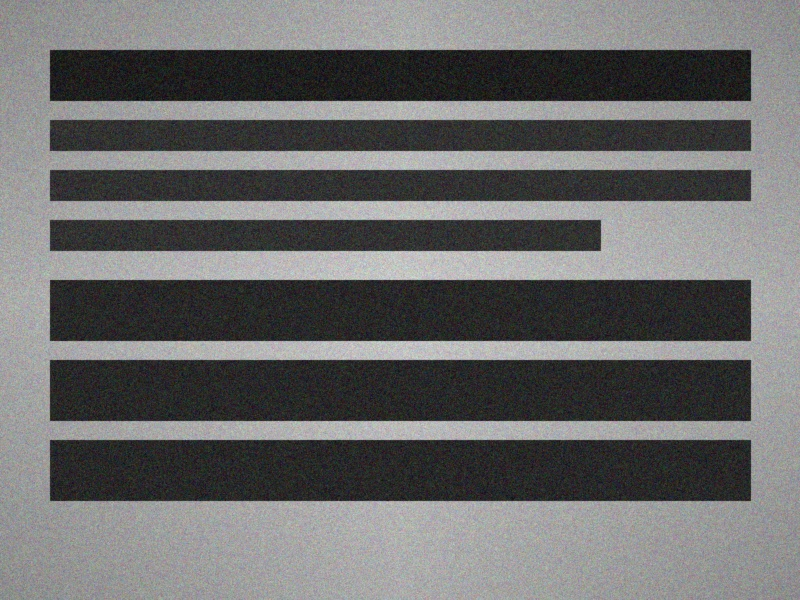
#> input picture Chapter1/module7/output_documents/sample_document.jpg, 800 x 600 px
$ python document_binarizer.py output_documents/sample_document.jpg
#> lines starting #> are read from the running program, lines starting #| are printed output that depends on the picture; after the words box and inside, x2 and y2 are one past the last pixel; in counts of white or black regions, pixels touching at a corner belong together
"""
Document Binarizer - Mini Project

A utility to transform poorly-lit smartphone photos of documents into
clean, printer-ready scanned PDF-style images.

Pipeline:
1. Load image and convert to grayscale
2. Apply Gaussian Blur to filter paper grain noise
3. Apply adaptive thresholding for high-contrast binary output
4. Optional: Apply morphological operations for cleanup
5. Export as printer-ready image or PDF

Features:
- Multiple binarization methods (Otsu, Adaptive Gaussian, Adaptive Mean)
- Before/after comparison
- Quality metrics and statistics
- Batch processing capability
- PDF export (requires reportlab)
"""

import cv2
import numpy as np
import os
import argparse
from pathlib import Path


class DocumentBinarizer:
    """
    Transform document images into clean binary scans.

    Provides multiple binarization methods and quality optimization
    for converting smartphone photos to printer-ready documents.
    """

    def __init__(self, image_path, output_dir=None):
        """
        Initialize the document binarizer.

        Args:
            image_path (str): Path to the document image.
            output_dir (str): Directory for output files (default: same as input).

        Raises:
            ValueError: If image cannot be loaded.
        """
        self.image_path = image_path
        self.original = None
        self.gray = None
        self.output_dir = output_dir or os.path.dirname(image_path)

        # Load image
        self._load_image()

        # Processing results
        self.results = {}

    def _load_image(self):
        """
        Load image from file.

        Prints:
            - Confirmation of image loading
            - Image dimensions and file size
        """
        if not os.path.exists(self.image_path):
            raise ValueError(f"Image file not found: {self.image_path}")

        self.original = cv2.imread(self.image_path)
#> self.original is the input picture: shape (600, 800, 3); mean B, G, R 106.6, 106.6, 106.6
        if self.original is None:
            raise ValueError(f"Failed to load image: {self.image_path}")

        self.gray = cv2.cvtColor(self.original, cv2.COLOR_BGR2GRAY)

        file_size = os.path.getsize(self.image_path) / (1024 * 1024)
        print(f"✓ Image loaded: {self.image_path}")
        print(f"  Dimensions: {self.original.shape}")
#|   Dimensions: (600, 800, 3)
        print(f"  File size: {file_size:.2f} MB")
        print(f"  Grayscale shape: {self.gray.shape}")
#|   Grayscale shape: (600, 800)

    # [52 lines left out: function create_sample_document, not called in this run]

    def preprocess_image(self, blur_kernel=(5, 5)):
        """
        Preprocess image: convert to grayscale and apply Gaussian blur.

        Removes high-frequency noise (paper grain) while preserving edges.

        Args:
            blur_kernel (tuple): Size of Gaussian blur kernel (must be odd).

        Returns:
            ndarray: Preprocessed grayscale image.

        Prints:
            - Blur kernel size
            - Image statistics before and after blur
        """
#> called with blur_kernel = (5, 5)
        print("\n" + "="*70)
        print("PREPROCESSING")
        print("="*70)

        print(f"\nApplying Gaussian Blur ({blur_kernel[0]}×{blur_kernel[1]})...")
        print(f"Original grayscale image statistics:")
        print(f"  Mean: {self.gray.mean():.2f}")
#|   Mean: 106.61
        print(f"  Std: {self.gray.std():.2f}")
#|   Std: 62.49
        print(f"  Min: {self.gray.min()}, Max: {self.gray.max()}")
#|   Min: 8, Max: 216

        # Apply Gaussian blur
        blurred = cv2.GaussianBlur(self.gray, blur_kernel, 0)

        print(f"\nAfter Gaussian Blur:")
        print(f"  Mean: {blurred.mean():.2f}")
#|   Mean: 106.62
        print(f"  Std: {blurred.std():.2f}")
#|   Std: 60.94

        self.results['preprocessed'] = blurred
        return blurred

    def binarize_otsu(self, preprocessed):
        """
        Apply Otsu's automatic thresholding.

        Otsu's method automatically calculates the optimal threshold value
        by minimizing within-class variance. Fast but may not work well
        for images with uneven lighting.

        Args:
            preprocessed (ndarray): Preprocessed grayscale image.

        Returns:
            tuple: (binary_image, threshold_value)

        Prints:
            - Otsu threshold value
            - Binary statistics
        """
        print("\n" + "="*70)
        print("BINARIZATION METHOD 1: OTSU'S THRESHOLDING")
        print("="*70)

        # Apply Otsu thresholding
        threshold_val, binary = cv2.threshold(preprocessed, 0, 255,
                                              cv2.THRESH_BINARY + cv2.THRESH_OTSU)
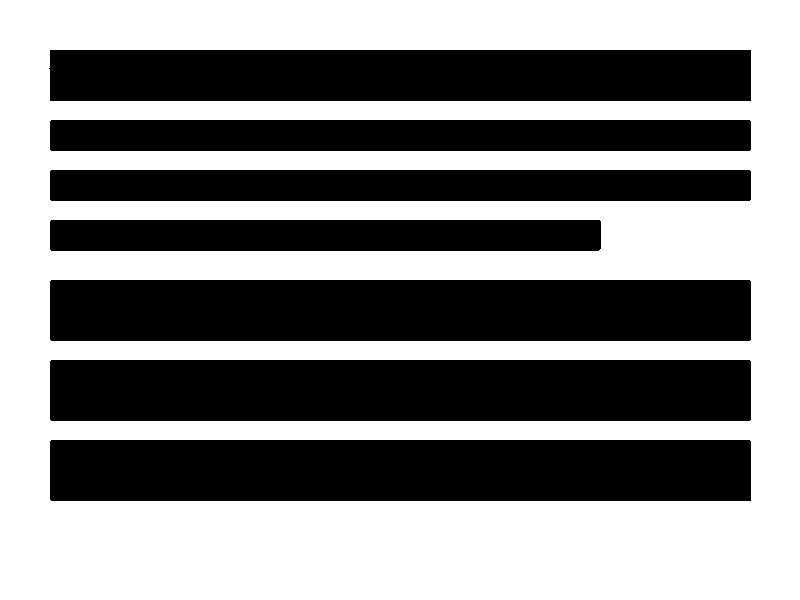
#> binary: shape (600, 800); 53.2% white; 7 black regions, largest, box (x1, y1, x2, y2) and area: (50, 440, 751, 501) 42758, (50, 280, 751, 341) 42757, (50, 360, 751, 421) 42757
#> threshold_val = 102

        print(f"\n✓ Otsu's method applied")
        print(f"  Optimal threshold: {threshold_val:.0f}")
#|   Optimal threshold: 102
        print(f"  Black pixels: {np.count_nonzero(binary == 0)}")
#|   Black pixels: 224553
        print(f"  White pixels: {np.count_nonzero(binary == 255)}")
#|   White pixels: 255447

        self.results['otsu'] = binary
        return binary, threshold_val

    def binarize_adaptive_gaussian(self, preprocessed, block_size=15, constant=5):
        """
        Apply adaptive thresholding with Gaussian weighting.

        Adaptive thresholding calculates threshold for each pixel based on
        surrounding neighborhood, handling uneven lighting much better than
        global thresholding.

        Args:
            preprocessed (ndarray): Preprocessed grayscale image.
            block_size (int): Size of neighborhood area (must be odd, default: 15).
            constant (int): Constant subtracted from weighted mean (default: 5).

        Returns:
            ndarray: Binary image.

        Prints:
            - Block size and constant parameters
            - Binary statistics
        """
#> called with block_size = 15, constant = 5
        print("\n" + "="*70)
        print("BINARIZATION METHOD 2: ADAPTIVE GAUSSIAN THRESHOLDING")
        print("="*70)

        print(f"\nParameters:")
        print(f"  Block size: {block_size}×{block_size}")
        print(f"  Constant (C): {constant}")

        # Apply adaptive thresholding with Gaussian weighting
        binary = cv2.adaptiveThreshold(preprocessed, 255,
                                       cv2.ADAPTIVE_THRESH_GAUSSIAN_C,
                                       cv2.THRESH_BINARY,
                                       block_size, constant)
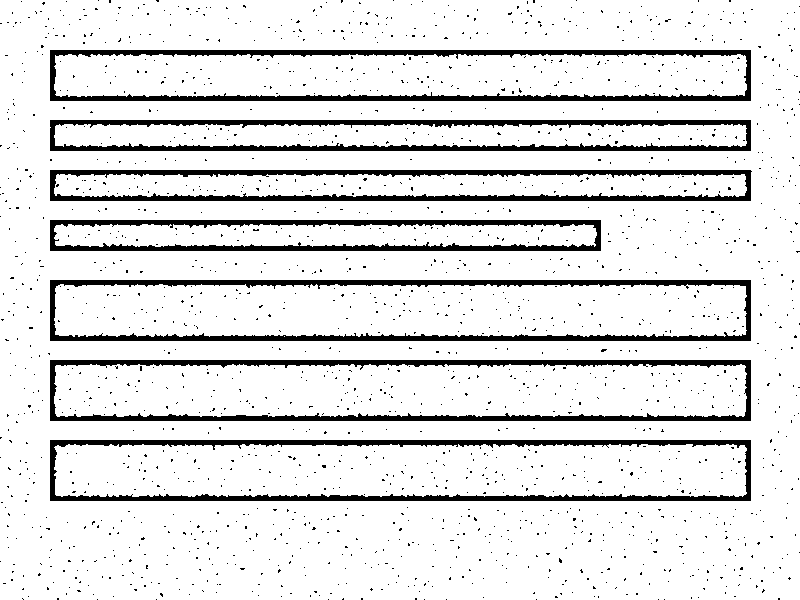
#> binary: shape (600, 800); 88.3% white; 1784 black regions (1777 under 20 px), largest, box (x1, y1, x2, y2) and area: (50, 280, 751, 341) 7962, (50, 360, 751, 421) 7846, (50, 440, 751, 501) 7766

        print(f"\n✓ Adaptive Gaussian thresholding applied")
        print(f"  Black pixels: {np.count_nonzero(binary == 0)}")
#|   Black pixels: 56091
        print(f"  White pixels: {np.count_nonzero(binary == 255)}")
#|   White pixels: 423909

        self.results['adaptive_gaussian'] = binary
        return binary

    def binarize_adaptive_mean(self, preprocessed, block_size=15, constant=5):
        """
        Apply adaptive thresholding with arithmetic mean.

        Similar to Gaussian but uses simple mean instead of Gaussian-weighted.
        Faster computation but slightly less sophisticated.

        Args:
            preprocessed (ndarray): Preprocessed grayscale image.
            block_size (int): Size of neighborhood area (must be odd, default: 15).
            constant (int): Constant subtracted from mean (default: 5).

        Returns:
            ndarray: Binary image.

        Prints:
            - Block size and constant parameters
            - Binary statistics
        """
#> called with block_size = 15, constant = 5
        print("\n" + "="*70)
        print("BINARIZATION METHOD 3: ADAPTIVE MEAN THRESHOLDING")
        print("="*70)

        print(f"\nParameters:")
        print(f"  Block size: {block_size}×{block_size}")
        print(f"  Constant (C): {constant}")

        # Apply adaptive thresholding with mean
        binary = cv2.adaptiveThreshold(preprocessed, 255,
                                       cv2.ADAPTIVE_THRESH_MEAN_C,
                                       cv2.THRESH_BINARY,
                                       block_size, constant)
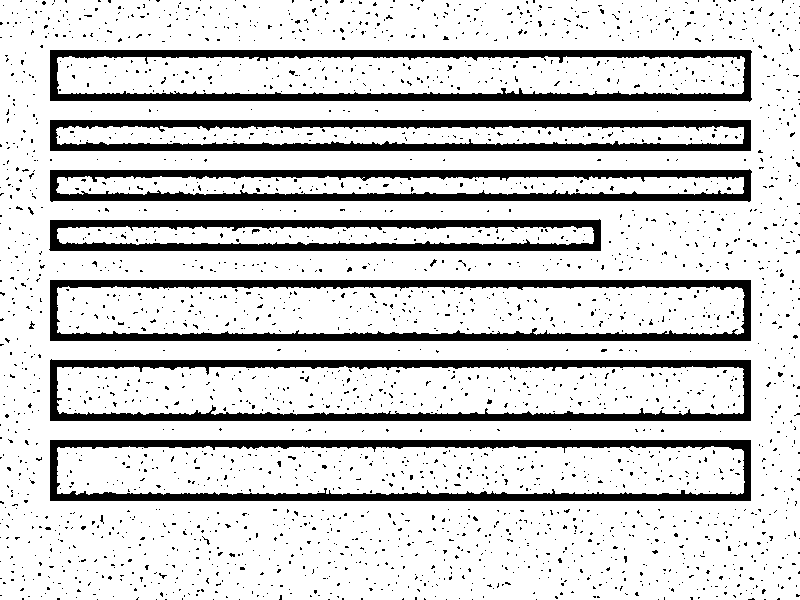
#> binary: shape (600, 800); 82.5% white; 2503 black regions (2493 under 20 px), largest, box (x1, y1, x2, y2) and area: (50, 280, 751, 341) 11222, (50, 359, 751, 421) 11219, (50, 440, 751, 501) 11111

        print(f"\n✓ Adaptive Mean thresholding applied")
        print(f"  Black pixels: {np.count_nonzero(binary == 0)}")
#|   Black pixels: 83983
        print(f"  White pixels: {np.count_nonzero(binary == 255)}")
#|   White pixels: 396017
#> (the rest of the program and of its run is left out)
